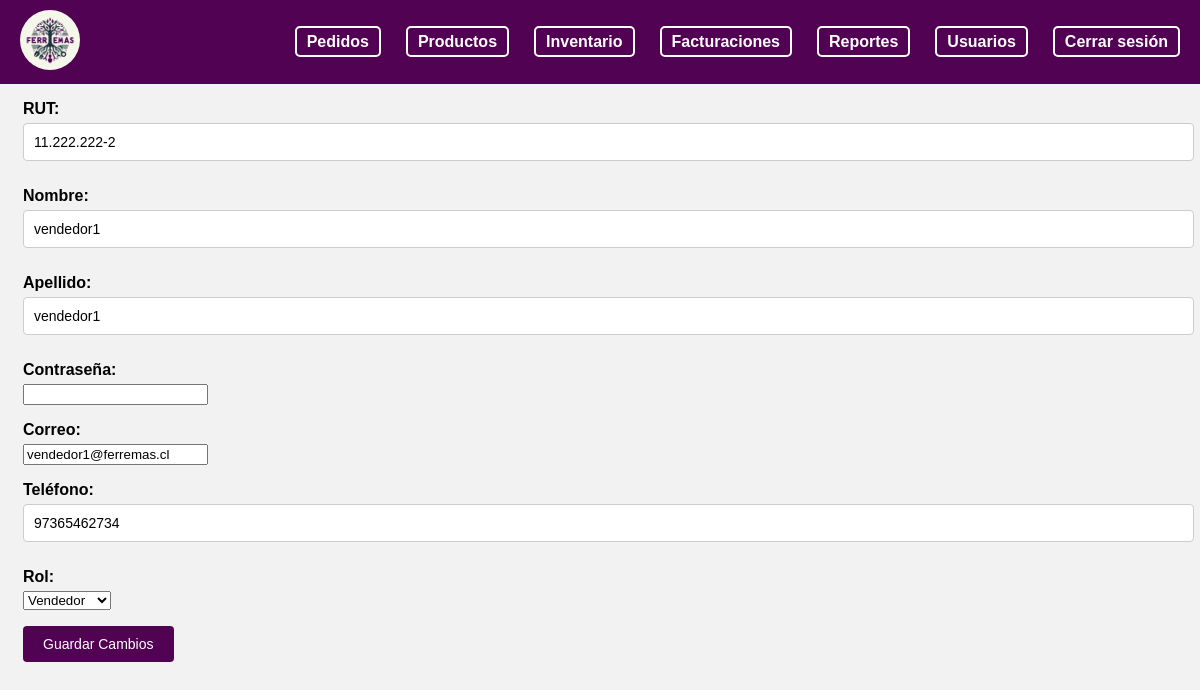
The app's page /editar_empleado/2/, older data.
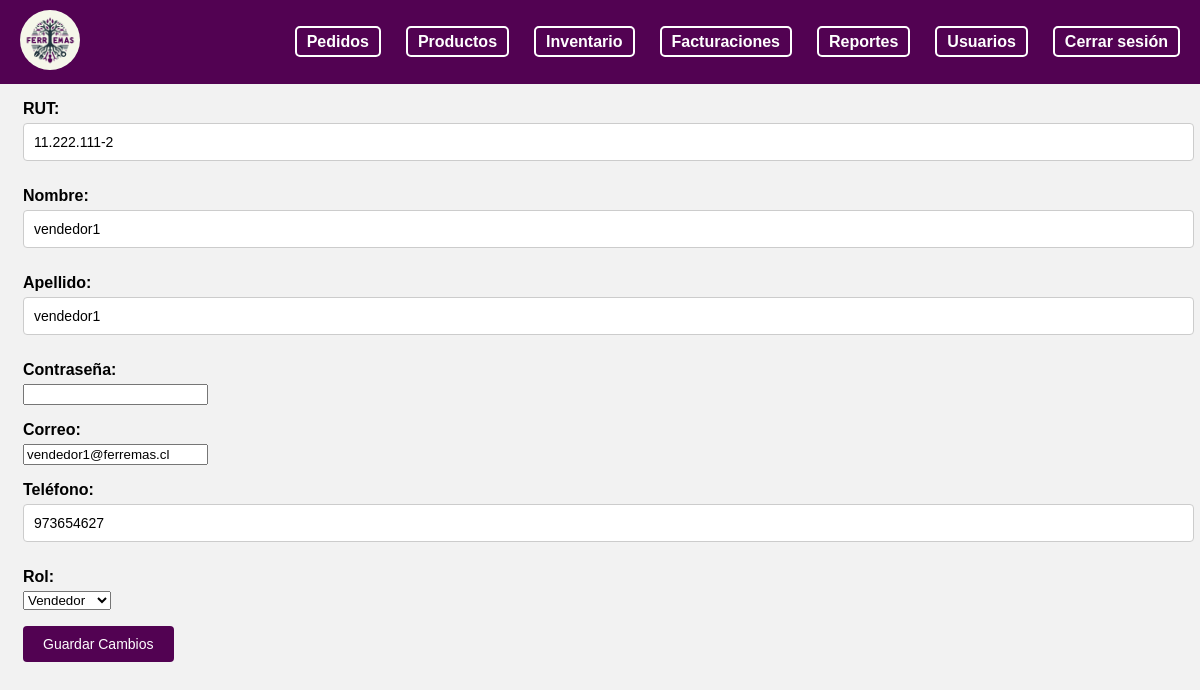
The same page, newer data.
### myapp/models.py (models this page shows, shortened)
class Empleado(models.Model):
    emp_id = models.AutoField(primary_key=True)
    emp_rut= models.CharField(max_length=12, null=False, unique=True)
    emp_name = models.CharField(max_length=15, null=False)
    emp_lastname = models.CharField(max_length=20, null=False)
    emp_password = models.CharField(max_length=20, null=False)
    emp_mail = models.EmailField(null=False)
    emp_fono = models.IntegerField(null=False)
    rol = models.ForeignKey(Rol, on_delete=models.CASCADE)

### myapp/views.py (the view)
# urls.py: path('editar_empleado/<int:empleado_id>/', views.editar_empleado, name='editar_empleado'),
def editar_empleado(request, empleado_id):
    empleado = get_object_or_404(Empleado, emp_id=empleado_id)
    form_class = EditEmpleadoForm
    if request.method == 'POST':
        form = form_class(request.POST, instance=empleado)
        if form.is_valid():
            form.save()
            messages.success(request, 'Empleado actualizado correctamente.')
            return redirect('adm_usuarios')
    else:
        form = form_class(instance=empleado)
    context = {
        'form': form,
        'usuario': empleado,
    }
    return render(request, 'empleado/admin/ediciones/editar_usuario.html', context)

### myapp/forms.py
class EditEmpleadoForm(forms.ModelForm):
    class Meta:
        model = Empleado
        fields = ['emp_rut', 'emp_name', 'emp_lastname', 'emp_password', 'emp_mail', 'emp_fono', 'rol']
        labels = {
            'emp_rut': 'RUT',
            'emp_name': 'Nombre',
            'emp_lastname': 'Apellido',
            'emp_password': 'Contraseña',
            'emp_mail': 'Correo',
            'emp_fono': 'Teléfono',
            'rol': 'Rol',
        }
        widgets = {
            'emp_rut': forms.TextInput(attrs={'class': 'form-control'}),
            'emp_name': forms.TextInput(attrs={'class': 'form-control'}),
            'emp_lastname': forms.TextInput(attrs={'class': 'form-control'}),
            'emp_password': forms.PasswordInput(attrs={'class': 'form-control'}),
            'emp_mail': forms.EmailInput(attrs={'class': 'form-control'}),
            'emp_fono': forms.NumberInput(attrs={'class': 'form-control'}),
            'rol': forms.Select(attrs={'class': 'form-control'}),
        }

### myapp/models.py (called while the page is built)
    def __str__(self):
        return self.rol_description

### myapp/templates/empleado/admin/ediciones/editar_usuario.html (shortened to what this page needs)
{% load static %}
<!DOCTYPE html>
<html lang="en">
<head>
    <link rel="stylesheet" href="{% static '/styles/nav.css' %}" />
    <link rel="stylesheet" href="{% static '/styles/empleado/admin/form.css' %}">
</head>
<body>
    <header>
        <nav>
            <div class="navbar">
                <div class="logo">
                    <a href="/adm_home">
                        <img src="{% static '/logo/LogoFerremas.png' %}" alt="Logo" />
                    </a>
                </div>
                <div class="nav-items">
                    <ul>
                        <li><a href="#" id="pedidos-link"> Pedidos</a></li>
                        <li><a href="#" id="productos-link"> Productos</a></li>
                        <li><a href="/adm_inventario" id="inventario-link"> Inventario</a></li>
                        <li><a href="#" id="facturaciones-link"> Facturaciones</a></li>
                        <li><a href="#" id="reportes-link"> Reportes</a></li>
                        <li><a href="/adm_usuarios" id="usuarios-link"> Usuarios</a></li>
                        <li><a href="/"> Cerrar sesión</a></li>
                    </ul>
                </div>
            </div>
        </nav>
    </header>
    <div class="content" style="margin-top: 100px; margin-left: 15px;">
        <form method="post">
            {{ form.as_p }}
            <button type="submit">Guardar Cambios</button>
        </form>
    </div>
</body>
</html>

Row changes from the older to the newer data that the page shows:
changed Empleado "vendedor1": emp_rut "11.222.222-2" → "11.222.111-2"; emp_fono "97365462734" → "973654627"
